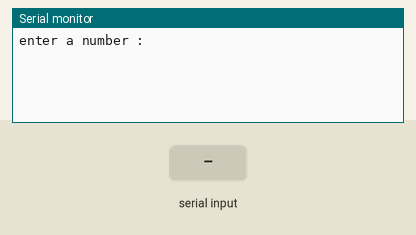
This sketch was run on a simulated Arduino Uno, built with avr-gcc and run on an emulated ATmega328P. On the bench: the last lines printed to the serial monitor. Inputs (shaded band) come from the test bench.

Above: at 1.2 s.
1.3 s: "90,45\n" received over Serial
At 2.1 s:
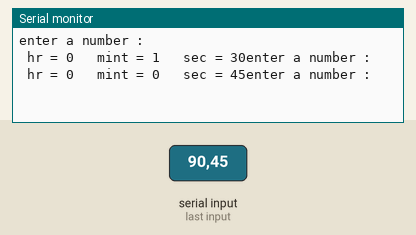
2.8 s: "30,150\n" received over Serial
At 4.9 s:
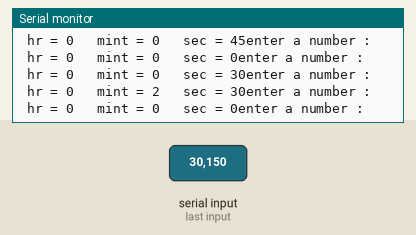
Timing chart, 0 to 6.4 s (numbered marks = the images above; inputs shaded):
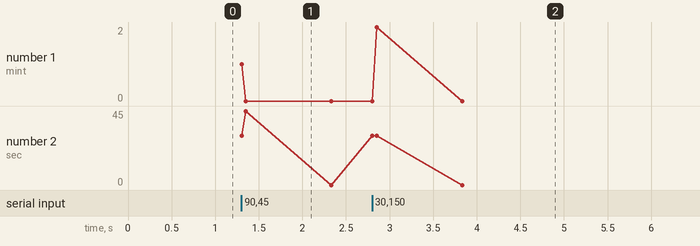

Measured:
- after the input at 1.3 s, the serial monitor: prints a new line at once (image 1)
- after the input at 2.8 s, the serial monitor: prints a new line at once (image 2)

The sketch:

hr_min_sec.ino
```cpp
int x;
void setup() {
  Serial.begin(9600);
}

void loop() {
  Serial.println("enter a number : ");
  while (Serial.available() == 0) {;}
  int x = Serial.parseInt();
  int sec = x%60;
  int mint = x/60;
  int hr = x/3600;
  Serial.print("\n hr = ");
  Serial.print(hr);
  Serial.print("\t mint = ");
  Serial.print(mint);
  Serial.print("\t sec = ");
  Serial.print(sec);

}
```
